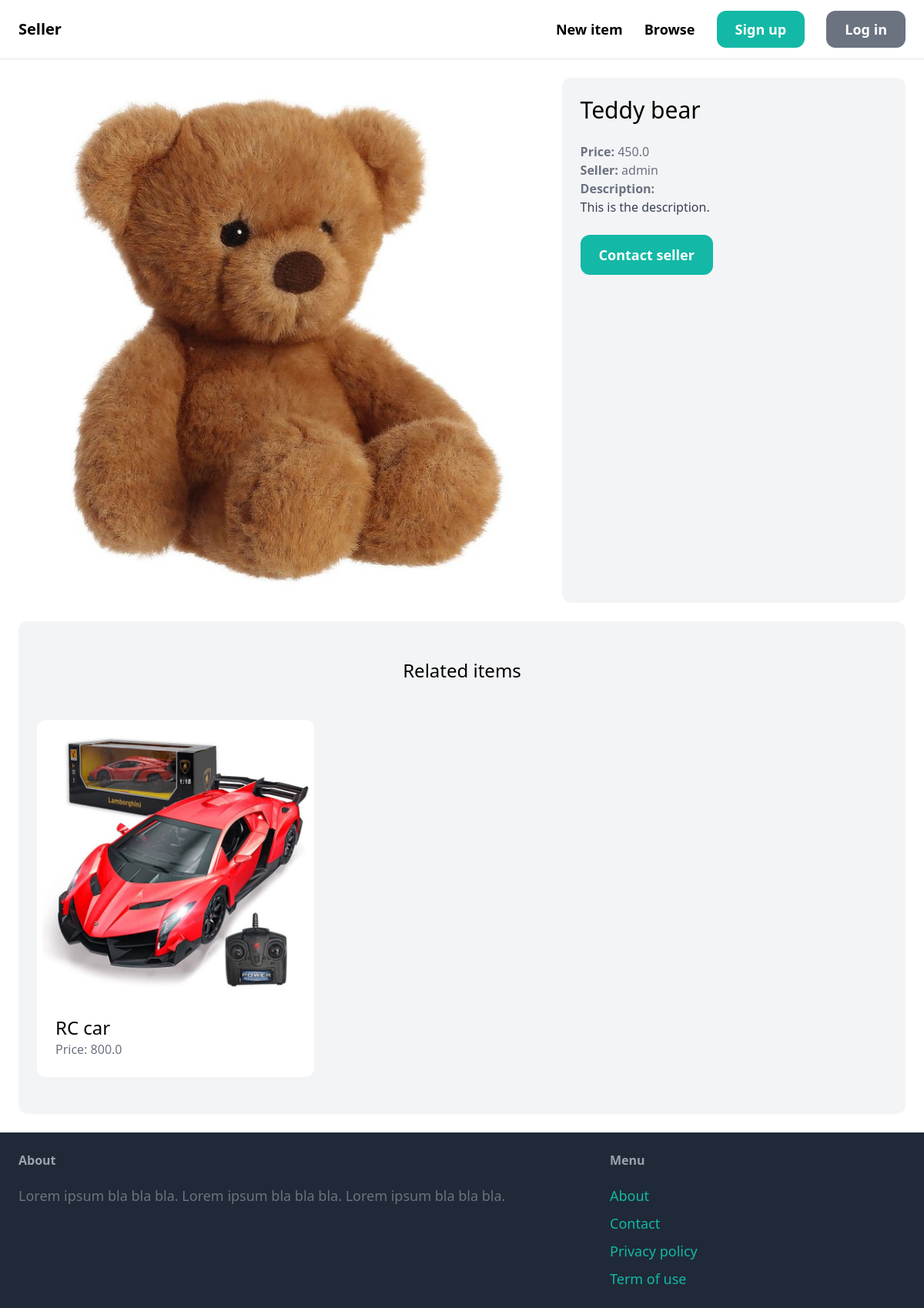
Page /items/1/ on the committed database.
### item/models.py (models this page shows, shortened)
class Item(models.Model):
    category = models.ForeignKey(Category, related_name='items', on_delete=models.CASCADE)
    name = models.CharField(max_length=255)
    description = models.TextField(blank=True, null=True)
    price = models.FloatField()
    image = models.ImageField(upload_to='item_images')
    is_sold = models.BooleanField(default=False)
    created_by = models.ForeignKey(User, related_name='items', on_delete=models.CASCADE)
    created_at = models.DateTimeField(auto_now_add=True)

### item/views.py (the view)
# urls.py: path('<int:pk>/', views.detail, name='detail'),
def detail(request, pk):
    item = get_object_or_404(Item, pk=pk)
    related_items = Item.objects.filter(category=item.category, is_sold=False).exclude(pk=pk)[0:3]
    return render(request, 'item/detail.html', {
        'item': item,
        'related_items': related_items,
    })

### item/templates/item/detail.html (shortened to what this page needs)
{% extends 'core/base.html' %}
{% block content %}
<div class="grid grid-cols-5 gap-6">
    <div class="col-span-3">
        <img src="{{ item.image.url }}" class="rounded-xl">
    </div>
    <div class="col-span-2 p-6 bg-gray-100 rounded-xl">
        <h1 class="mb-6 text-3xl">{{ item.name }}</h1>
        <p class="text-gray-500"><strong>Price: </strong>{{ item.price }}</p>
        <p class="text-gray-500"><strong>Seller: </strong>{{ item.created_by.username }}</p>
        {% if item.description %}
        <p class="text-gray-700">
            <strong class="text-gray-500">Description:</strong><br>
            {{ item.description }}
        </p>
        {% endif %}
        {% if request.user == item.created_by %}
        <div class="mt-6 p-6 bg-white rounded-xl">
            <p>This is your item!</p>
            <a href="{% url 'item:edit' item.id %}"
                class="inline-block mt-6 px-6 py-3 text-lg font-semibold bg-teal-500 text-white rounded-xl">Edit</a>
            <a href="{% url 'item:delete' item.id %}"
                class="inline-block mt-6 px-6 py-3 text-lg font-semibold bg-red-500 text-white rounded-xl">Delete</a>
        </div>
        {% else %}
        <a href="{% url 'conversation:new' item.id %}"
            class="inline-block mt-6 px-6 py-3 text-lg font-semibold bg-teal-500 text-white rounded-xl hover:bg-teal-700">Contact
            seller</a>
        {% endif %}
    </div>
</div>
<div class="mt-6 px-6 py-12 bg-gray-100 rounded-xl">
    <h2 class="mb-12 text-2xl text-center">Related items</h2>
    <div class="grid grid-cols-3 gap-3">
        {% for item in related_items %}
        <div>
            <a href="{% url 'item:detail' item.id %}">
                <div>
                    <img src="{{ item.image.url }}" class="rounded-t-xl">
                </div>
                <div class="p-6 bg-white rounded-b-xl">
                    <h2 class="text-2xl">{{ item.name }}</h2>
                    <p class="text-gray-500">Price: {{ item.price }}</p>
                </div>
            </a>
        </div>
        {% endfor %}
    </div>
</div>
{% endblock content %}

### rows in the picture
Item: image (picture), name "Teddy bear", price "450.0", created_by.username "admin", description "This is the description."
Item: image (picture), name "RC car", price "800.0"
